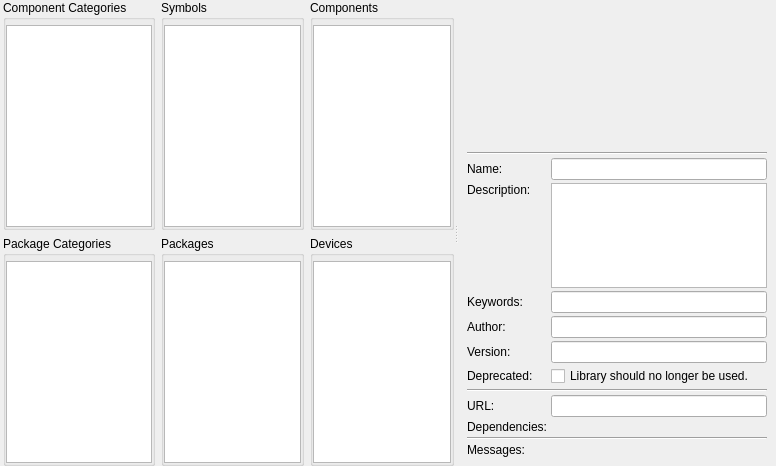
<?xml version="1.0" encoding="UTF-8"?>
<ui version="4.0">
 <class>librepcb::editor::LibraryOverviewWidget</class>
 <widget class="QWidget" name="librepcb::editor::LibraryOverviewWidget">
  <property name="geometry">
   <rect>
    <x>0</x>
    <y>0</y>
    <width>776</width>
    <height>466</height>
   </rect>
  </property>
  <property name="windowTitle">
   <string>Form</string>
  </property>
  <layout class="QVBoxLayout" name="verticalLayout">
   <property name="spacing">
    <number>0</number>
   </property>
   <property name="leftMargin">
    <number>0</number>
   </property>
   <property name="topMargin">
    <number>0</number>
   </property>
   <property name="rightMargin">
    <number>0</number>
   </property>
   <property name="bottomMargin">
    <number>0</number>
   </property>
   <item>
    <widget class="QSplitter" name="splitter">
     <property name="orientation">
      <enum>Qt::Horizontal</enum>
     </property>
     <widget class="QWidget" name="gridLayoutWidget">
      <layout class="QGridLayout" name="gridLayout">
       <property name="leftMargin">
        <number>3</number>
       </property>
       <item row="0" column="0">
        <widget class="QGroupBox" name="groupBox_2">
         <property name="title">
          <string>Component Categories</string>
         </property>
         <layout class="QVBoxLayout" name="verticalLayout_3">
          <property name="spacing">
           <number>0</number>
          </property>
          <property name="leftMargin">
           <number>0</number>
          </property>
          <property name="topMargin">
           <number>5</number>
          </property>
          <property name="rightMargin">
           <number>0</number>
          </property>
          <property name="bottomMargin">
           <number>0</number>
          </property>
          <item>
           <widget class="QListWidget" name="lstCmpCat">
            <property name="contextMenuPolicy">
             <enum>Qt::CustomContextMenu</enum>
            </property>
            <property name="selectionMode">
             <enum>QAbstractItemView::ExtendedSelection</enum>
            </property>
            <property name="uniformItemSizes">
             <bool>true</bool>
            </property>
            <property name="sortingEnabled">
             <bool>true</bool>
            </property>
           </widget>
          </item>
         </layout>
        </widget>
       </item>
       <item row="0" column="1">
        <widget class="QGroupBox" name="groupBox_4">
         <property name="title">
          <string>Symbols</string>
         </property>
         <layout class="QVBoxLayout" name="verticalLayout_5">
          <property name="spacing">
           <number>0</number>
          </property>
          <property name="leftMargin">
           <number>0</number>
          </property>
          <property name="topMargin">
           <number>5</number>
          </property>
          <property name="rightMargin">
           <number>0</number>
          </property>
          <property name="bottomMargin">
           <number>0</number>
          </property>
          <item>
           <widget class="QListWidget" name="lstSym">
            <property name="contextMenuPolicy">
             <enum>Qt::CustomContextMenu</enum>
            </property>
            <property name="selectionMode">
             <enum>QAbstractItemView::ExtendedSelection</enum>
            </property>
            <property name="uniformItemSizes">
             <bool>true</bool>
            </property>
            <property name="sortingEnabled">
             <bool>true</bool>
            </property>
           </widget>
          </item>
         </layout>
        </widget>
       </item>
       <item row="1" column="0">
        <widget class="QGroupBox" name="groupBox_3">
         <property name="title">
          <string>Package Categories</string>
         </property>
         <layout class="QVBoxLayout" name="verticalLayout_4">
          <property name="spacing">
           <number>0</number>
          </property>
          <property name="leftMargin">
           <number>0</number>
          </property>
          <property name="topMargin">
           <number>5</number>
          </property>
          <property name="rightMargin">
           <number>0</number>
          </property>
          <property name="bottomMargin">
           <number>0</number>
          </property>
          <item>
           <widget class="QListWidget" name="lstPkgCat">
            <property name="contextMenuPolicy">
             <enum>Qt::CustomContextMenu</enum>
            </property>
            <property name="selectionMode">
             <enum>QAbstractItemView::ExtendedSelection</enum>
            </property>
            <property name="uniformItemSizes">
             <bool>true</bool>
            </property>
            <property name="sortingEnabled">
             <bool>true</bool>
            </property>
           </widget>
          </item>
         </layout>
        </widget>
       </item>
       <item row="1" column="1">
        <widget class="QGroupBox" name="groupBox_7">
         <property name="title">
          <string>Packages</string>
         </property>
         <layout class="QVBoxLayout" name="verticalLayout_6">
          <property name="spacing">
           <number>0</number>
          </property>
          <property name="leftMargin">
           <number>0</number>
          </property>
          <property name="topMargin">
           <number>5</number>
          </property>
          <property name="rightMargin">
           <number>0</number>
          </property>
          <property name="bottomMargin">
           <number>0</number>
          </property>
          <item>
           <widget class="QListWidget" name="lstPkg">
            <property name="contextMenuPolicy">
             <enum>Qt::CustomContextMenu</enum>
            </property>
            <property name="selectionMode">
             <enum>QAbstractItemView::ExtendedSelection</enum>
            </property>
            <property name="uniformItemSizes">
             <bool>true</bool>
            </property>
            <property name="sortingEnabled">
             <bool>true</bool>
            </property>
           </widget>
          </item>
         </layout>
        </widget>
       </item>
       <item row="0" column="2">
        <widget class="QGroupBox" name="groupBox_5">
         <property name="title">
          <string>Components</string>
         </property>
         <layout class="QVBoxLayout" name="verticalLayout_7">
          <property name="spacing">
           <number>0</number>
          </property>
          <property name="leftMargin">
           <number>0</number>
          </property>
          <property name="topMargin">
           <number>5</number>
          </property>
          <property name="rightMargin">
           <number>0</number>
          </property>
          <property name="bottomMargin">
           <number>0</number>
          </property>
          <item>
           <widget class="QListWidget" name="lstCmp">
            <property name="contextMenuPolicy">
             <enum>Qt::CustomContextMenu</enum>
            </property>
            <property name="selectionMode">
             <enum>QAbstractItemView::ExtendedSelection</enum>
            </property>
            <property name="uniformItemSizes">
             <bool>true</bool>
            </property>
            <property name="sortingEnabled">
             <bool>true</bool>
            </property>
           </widget>
          </item>
         </layout>
        </widget>
       </item>
       <item row="1" column="2">
        <widget class="QGroupBox" name="groupBox_6">
         <property name="title">
          <string>Devices</string>
         </property>
         <layout class="QVBoxLayout" name="verticalLayout_8">
          <property name="spacing">
           <number>0</number>
          </property>
          <property name="leftMargin">
           <number>0</number>
          </property>
          <property name="topMargin">
           <number>5</number>
          </property>
          <property name="rightMargin">
           <number>0</number>
          </property>
          <property name="bottomMargin">
           <number>0</number>
          </property>
          <item>
           <widget class="QListWidget" name="lstDev">
            <property name="contextMenuPolicy">
             <enum>Qt::CustomContextMenu</enum>
            </property>
            <property name="selectionMode">
             <enum>QAbstractItemView::ExtendedSelection</enum>
            </property>
            <property name="uniformItemSizes">
             <bool>true</bool>
            </property>
            <property name="sortingEnabled">
             <bool>true</bool>
            </property>
           </widget>
          </item>
         </layout>
        </widget>
       </item>
      </layout>
     </widget>
     <widget class="QWidget" name="layoutWidget">
      <layout class="QFormLayout" name="formLayout">
       <property name="fieldGrowthPolicy">
        <enum>QFormLayout::AllNonFixedFieldsGrow</enum>
       </property>
       <property name="horizontalSpacing">
        <number>3</number>
       </property>
       <property name="verticalSpacing">
        <number>3</number>
       </property>
       <property name="leftMargin">
        <number>9</number>
       </property>
       <property name="topMargin">
        <number>9</number>
       </property>
       <property name="rightMargin">
        <number>9</number>
       </property>
       <property name="bottomMargin">
        <number>9</number>
       </property>
       <item row="0" column="0" colspan="2">
        <widget class="QPushButton" name="btnIcon">
         <property name="minimumSize">
          <size>
           <width>300</width>
           <height>140</height>
          </size>
         </property>
         <property name="maximumSize">
          <size>
           <width>16777215</width>
           <height>128</height>
          </size>
         </property>
         <property name="cursor">
          <cursorShape>PointingHandCursor</cursorShape>
         </property>
         <property name="toolTip">
          <string>Click here to choose an icon (PNG, 256x256px).</string>
         </property>
         <property name="text">
          <string/>
         </property>
         <property name="iconSize">
          <size>
           <width>128</width>
           <height>128</height>
          </size>
         </property>
         <property name="flat">
          <bool>true</bool>
         </property>
        </widget>
       </item>
       <item row="1" column="0" colspan="2">
        <widget class="Line" name="line">
         <property name="orientation">
          <enum>Qt::Horizontal</enum>
         </property>
        </widget>
       </item>
       <item row="2" column="0">
        <widget class="QLabel" name="label_2">
         <property name="text">
          <string>Name:</string>
         </property>
        </widget>
       </item>
       <item row="2" column="1">
        <widget class="QLineEdit" name="edtName">
         <property name="maxLength">
          <number>50</number>
         </property>
        </widget>
       </item>
       <item row="3" column="0">
        <widget class="QLabel" name="label_3">
         <property name="text">
          <string>Description:</string>
         </property>
         <property name="alignment">
          <set>Qt::AlignLeading|Qt::AlignLeft|Qt::AlignTop</set>
         </property>
        </widget>
       </item>
       <item row="3" column="1">
        <widget class="librepcb::editor::PlainTextEdit" name="edtDescription">
         <property name="tabChangesFocus">
          <bool>true</bool>
         </property>
        </widget>
       </item>
       <item row="4" column="0">
        <widget class="QLabel" name="label_4">
         <property name="text">
          <string>Keywords:</string>
         </property>
        </widget>
       </item>
       <item row="4" column="1">
        <widget class="QLineEdit" name="edtKeywords">
         <property name="maxLength">
          <number>100</number>
         </property>
        </widget>
       </item>
       <item row="5" column="0">
        <widget class="QLabel" name="label_6">
         <property name="text">
          <string>Author:</string>
         </property>
        </widget>
       </item>
       <item row="5" column="1">
        <widget class="QLineEdit" name="edtAuthor">
         <property name="maxLength">
          <number>100</number>
         </property>
        </widget>
       </item>
       <item row="6" column="0">
        <widget class="QLabel" name="label_5">
         <property name="text">
          <string>Version:</string>
         </property>
        </widget>
       </item>
       <item row="6" column="1">
        <widget class="QLineEdit" name="edtVersion">
         <property name="maxLength">
          <number>100</number>
         </property>
        </widget>
       </item>
       <item row="7" column="0">
        <widget class="QLabel" name="label_7">
         <property name="text">
          <string>Deprecated:</string>
         </property>
        </widget>
       </item>
       <item row="7" column="1">
        <widget class="QCheckBox" name="cbxDeprecated">
         <property name="text">
          <string>Library should no longer be used.</string>
         </property>
        </widget>
       </item>
       <item row="8" column="0" colspan="2">
        <widget class="Line" name="line_2">
         <property name="orientation">
          <enum>Qt::Horizontal</enum>
         </property>
        </widget>
       </item>
       <item row="9" column="0">
        <widget class="QLabel" name="label_8">
         <property name="text">
          <string>URL:</string>
         </property>
        </widget>
       </item>
       <item row="9" column="1">
        <widget class="QLineEdit" name="edtUrl">
         <property name="maxLength">
          <number>255</number>
         </property>
        </widget>
       </item>
       <item row="10" column="0">
        <widget class="QLabel" name="lblDependencies">
         <property name="text">
          <string>Dependencies:</string>
         </property>
         <property name="alignment">
          <set>Qt::AlignLeading|Qt::AlignLeft|Qt::AlignTop</set>
         </property>
        </widget>
       </item>
       <item row="11" column="0" colspan="2">
        <widget class="Line" name="line_3">
         <property name="orientation">
          <enum>Qt::Horizontal</enum>
         </property>
        </widget>
       </item>
       <item row="12" column="0">
        <widget class="QLabel" name="label">
         <property name="text">
          <string>Messages:</string>
         </property>
         <property name="alignment">
          <set>Qt::AlignLeading|Qt::AlignLeft|Qt::AlignTop</set>
         </property>
        </widget>
       </item>
       <item row="12" column="1">
        <widget class="librepcb::editor::RuleCheckListWidget" name="lstMessages" native="true">
         <property name="sizePolicy">
          <sizepolicy hsizetype="Preferred" vsizetype="Expanding">
           <horstretch>0</horstretch>
           <verstretch>1</verstretch>
          </sizepolicy>
         </property>
        </widget>
       </item>
      </layout>
     </widget>
    </widget>
   </item>
  </layout>
 </widget>
 <customwidgets>
  <customwidget>
   <class>librepcb::editor::PlainTextEdit</class>
   <extends>QPlainTextEdit</extends>
   <header location="global">librepcb/editor/widgets/plaintextedit.h</header>
  </customwidget>
  <customwidget>
   <class>librepcb::editor::RuleCheckListWidget</class>
   <extends>QWidget</extends>
   <header location="global">librepcb/editor/widgets/rulechecklistwidget.h</header>
   <container>1</container>
  </customwidget>
 </customwidgets>
 <resources/>
 <connections/>
</ui>
